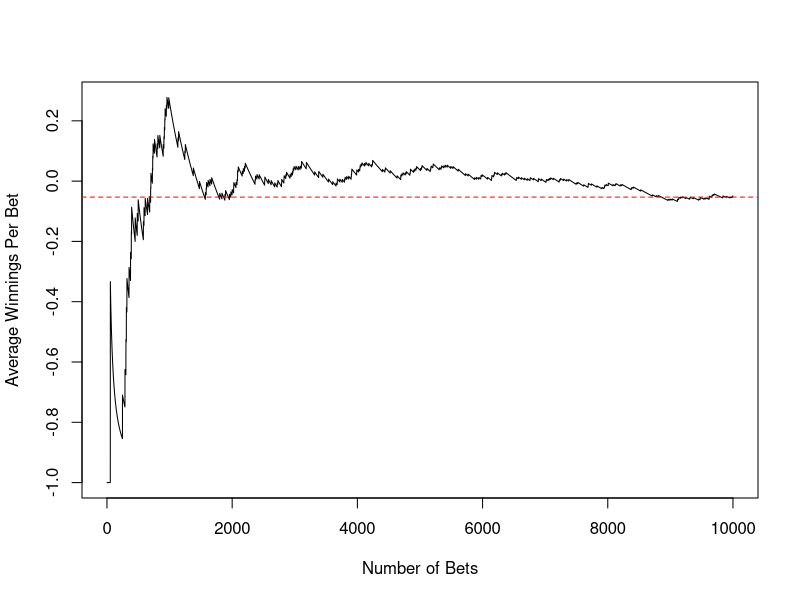

This figure's R source:
## ---- chunk 1
set.seed(3)
n <- 10000
x <- sample(c(-1, 35), size=n, prob=c(37, 1)/38, replace=T)
plot(1:n, cumsum(x) / 1:n, xlab="Number of Bets", ylab="Average Winnings Per Bet", type="l", xlim=c(1, n))
abline(a=-.053, b=0, col="red", lty=2)
